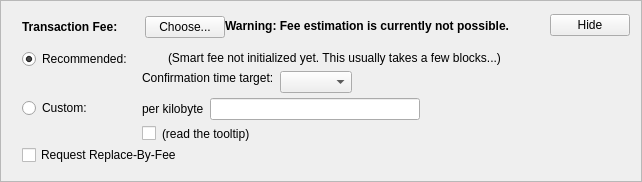
      <widget class="QFrame" name="frameFee">
       <property name="sizePolicy">
        <sizepolicy hsizetype="Preferred" vsizetype="Fixed">
         <horstretch>0</horstretch>
         <verstretch>0</verstretch>
        </sizepolicy>
       </property>
       <property name="frameShape">
        <enum>QFrame::StyledPanel</enum>
       </property>
       <property name="frameShadow">
        <enum>QFrame::Raised</enum>
       </property>
       <layout class="QVBoxLayout" name="verticalLayout_3">
        <item>
         <layout class="QVBoxLayout" name="verticalLayoutFee2" stretch="0,0,0">
          <property name="spacing">
           <number>0</number>
          </property>
          <property name="leftMargin">
           <number>10</number>
          </property>
          <property name="topMargin">
           <number>0</number>
          </property>
          <item>
           <layout class="QHBoxLayout" name="horizontalLayoutFee1">
            <property name="bottomMargin">
             <number>0</number>
            </property>
            <item>
             <layout class="QVBoxLayout" name="verticalLayoutFee7">
              <property name="spacing">
               <number>0</number>
              </property>
              <item>
               <spacer name="verticalSpacerSmartFee">
                <property name="orientation">
                 <enum>Qt::Vertical</enum>
                </property>
                <property name="sizeType">
                 <enum>QSizePolicy::Fixed</enum>
                </property>
                <property name="sizeHint" stdset="0">
                 <size>
                  <width>1</width>
                  <height>4</height>
                 </size>
                </property>
               </spacer>
              </item>
              <item>
               <layout class="QHBoxLayout" name="horizontalLayoutSmartFee">
                <property name="spacing">
                 <number>10</number>
                </property>
                <item>
                 <widget class="QLabel" name="labelFeeHeadline">
                  <property name="sizePolicy">
                   <sizepolicy hsizetype="Preferred" vsizetype="Maximum">
                    <horstretch>0</horstretch>
                    <verstretch>0</verstretch>
                   </sizepolicy>
                  </property>
                  <property name="font">
                   <font>
                    <weight>75</weight>
                    <bold>true</bold>
                   </font>
                  </property>
                  <property name="styleSheet">
                   <string notr="true">font-weight:bold;</string>
                  </property>
                  <property name="text">
                   <string>Transaction Fee:</string>
                  </property>
                 </widget>
                </item>
                <item>
                 <widget class="QLabel" name="labelFeeMinimized">
                  <property name="text">
                   <string/>
                  </property>
                 </widget>
                </item>
                <item>
                 <widget class="QPushButton" name="buttonChooseFee">
                  <property name="text">
                   <string>Choose...</string>
                  </property>
                 </widget>
                </item>
               </layout>
              </item>
              <item>
               <spacer name="verticalSpacer_5">
                <property name="orientation">
                 <enum>Qt::Vertical</enum>
                </property>
                <property name="sizeHint" stdset="0">
                 <size>
                  <width>1</width>
                  <height>1</height>
                 </size>
                </property>
               </spacer>
              </item>
             </layout>
            </item>
            <item>
             <widget class="QLabel" name="fallbackFeeWarningLabel">
              <property name="font">
               <font>
                <weight>75</weight>
                <bold>true</bold>
               </font>
              </property>
              <property name="toolTip">
               <string>Using the fallbackfee can result in sending a transaction that will take several hours or days (or never) to confirm. Consider choosing your fee manually or wait until you have validated the complete chain.</string>
              </property>
              <property name="text">
               <string>Warning: Fee estimation is currently not possible.</string>
              </property>
              <property name="wordWrap">
               <bool>false</bool>
              </property>
             </widget>
            </item>
            <item>
             <spacer name="horizontalSpacer_5">
              <property name="orientation">
               <enum>Qt::Horizontal</enum>
              </property>
              <property name="sizeType">
               <enum>QSizePolicy::MinimumExpanding</enum>
              </property>
              <property name="sizeHint" stdset="0">
               <size>
                <width>40</width>
                <height>20</height>
               </size>
              </property>
             </spacer>
            </item>
            <item>
             <widget class="QPushButton" name="buttonMinimizeFee">
              <property name="toolTip">
               <string>collapse fee-settings</string>
              </property>
              <property name="text">
               <string>Hide</string>
              </property>
             </widget>
            </item>
           </layout>
          </item>
          <item>
           <widget class="QFrame" name="frameFeeSelection">
            <layout class="QVBoxLayout" name="verticalLayoutFee12">
             <property name="spacing">
              <number>0</number>
             </property>
             <property name="leftMargin">
              <number>0</number>
             </property>
             <property name="topMargin">
              <number>0</number>
             </property>
             <property name="rightMargin">
              <number>0</number>
             </property>
             <property name="bottomMargin">
              <number>0</number>
             </property>
             <item>
              <layout class="QGridLayout" name="gridLayoutFee">
               <property name="topMargin">
                <number>10</number>
               </property>
               <property name="bottomMargin">
                <number>4</number>
               </property>
               <property name="horizontalSpacing">
                <number>10</number>
               </property>
               <property name="verticalSpacing">
                <number>4</number>
               </property>
               <item row="1" column="1">
                <layout class="QVBoxLayout" name="verticalLayoutFee8">
                 <property name="spacing">
                  <number>6</number>
                 </property>
                 <item>
                  <layout class="QHBoxLayout" name="horizontalLayoutFee13">
                   <item>
                    <widget class="QLabel" name="labelCustomPerKilobyte">
                     <property name="toolTip">
                      <string>If the custom fee is set to 1000 satoshis and the transaction is only 250 bytes, then &quot;per kilobyte&quot; only pays 250 satoshis in fee, while &quot;total at least&quot; pays 1000 satoshis. For transactions bigger than a kilobyte both pay by kilobyte.</string>
                     </property>
                     <property name="text">
                      <string>per kilobyte</string>
                     </property>
                    </widget>
                   </item>
                   <item>
                    <widget class="RPGAmountField" name="customFee"/>
                   </item>
                   <item>
                    <spacer name="horizontalSpacer_6">
                     <property name="orientation">
                      <enum>Qt::Horizontal</enum>
                     </property>
                     <property name="sizeHint" stdset="0">
                      <size>
                       <width>1</width>
                       <height>1</height>
                      </size>
                     </property>
                    </spacer>
                   </item>
                  </layout>
                 </item>
                 <item>
                  <layout class="QHBoxLayout" name="horizontalLayoutFee8">
                   <item>
                    <widget class="QCheckBox" name="checkBoxMinimumFee">
                     <property name="toolTip">
                      <string>Paying only the minimum fee is just fine as long as there is less transaction volume than space in the blocks. But be aware that this can end up in a never confirming transaction once there is more demand for rpg transactions than the network can process.</string>
                     </property>
                     <property name="text">
                      <string/>
                     </property>
                    </widget>
                   </item>
                   <item>
                    <widget class="QLabel" name="labelMinFeeWarning">
                     <property name="enabled">
                      <bool>true</bool>
                     </property>
                     <property name="toolTip">
                      <string>Paying only the minimum fee is just fine as long as there is less transaction volume than space in the blocks. But be aware that this can end up in a never confirming transaction once there is more demand for rpg transactions than the network can process.</string>
                     </property>
                     <property name="text">
                      <string>(read the tooltip)</string>
                     </property>
                     <property name="margin">
                      <number>5</number>
                     </property>
                    </widget>
                   </item>
                   <item>
                    <spacer name="horizontalSpacer_7">
                     <property name="orientation">
                      <enum>Qt::Horizontal</enum>
                     </property>
                     <property name="sizeHint" stdset="0">
                      <size>
                       <width>1</width>
                       <height>1</height>
                      </size>
                     </property>
                    </spacer>
                   </item>
                  </layout>
                 </item>
                </layout>
               </item>
               <item row="0" column="0">
                <layout class="QVBoxLayout" name="verticalLayoutFee4" stretch="0,1">
                 <item>
                  <widget class="QRadioButton" name="radioSmartFee">
                   <property name="text">
                    <string>Recommended:</string>
                   </property>
                   <property name="checked">
                    <bool>true</bool>
                   </property>
                   <attribute name="buttonGroup">
                    <string notr="true">groupFee</string>
                   </attribute>
                  </widget>
                 </item>
                 <item>
                  <spacer name="verticalSpacer_2">
                   <property name="orientation">
                    <enum>Qt::Vertical</enum>
                   </property>
                   <property name="sizeHint" stdset="0">
                    <size>
                     <width>1</width>
                     <height>1</height>
                    </size>
                   </property>
                  </spacer>
                 </item>
                </layout>
               </item>
               <item row="1" column="0">
                <layout class="QVBoxLayout" name="verticalLayoutFee9" stretch="0,1">
                 <item>
                  <widget class="QRadioButton" name="radioCustomFee">
                   <property name="text">
                    <string>Custom:</string>
                   </property>
                   <attribute name="buttonGroup">
                    <string notr="true">groupFee</string>
                   </attribute>
                  </widget>
                 </item>
                 <item>
                  <spacer name="verticalSpacer_6">
                   <property name="orientation">
                    <enum>Qt::Vertical</enum>
                   </property>
                   <property name="sizeHint" stdset="0">
                    <size>
                     <width>1</width>
                     <height>1</height>
                    </size>
                   </property>
                  </spacer>
                 </item>
                </layout>
               </item>
               <item row="0" column="1">
                <layout class="QVBoxLayout" name="verticalLayoutFee3" stretch="0,0,1">
                 <property name="spacing">
                  <number>6</number>
                 </property>
                 <property name="topMargin">
                  <number>2</number>
                 </property>
                 <item>
                  <layout class="QHBoxLayout" name="horizontalLayoutFee12">
                   <item>
                    <widget class="QLabel" name="labelSmartFee">
                     <property name="text">
                      <string/>
                     </property>
                     <property name="margin">
                      <number>2</number>
                     </property>
                    </widget>
                   </item>
                   <item>
                    <widget class="QLabel" name="labelFeeEstimation">
                     <property name="text">
                      <string/>
                     </property>
                    </widget>
                   </item>
                   <item>
                    <widget class="QLabel" name="labelSmartFee2">
                     <property name="text">
                      <string>(Smart fee not initialized yet. This usually takes a few blocks...)</string>
                     </property>
                     <property name="margin">
                      <number>2</number>
                     </property>
                    </widget>
                   </item>
                   <item>
                    <spacer name="horizontalSpacer_8">
                     <property name="orientation">
                      <enum>Qt::Horizontal</enum>
                     </property>
                     <property name="sizeHint" stdset="0">
                      <size>
                       <width>1</width>
                       <height>1</height>
                      </size>
                     </property>
                    </spacer>
                   </item>
                  </layout>
                 </item>
                 <item>
                  <layout class="QHBoxLayout" name="horizontalLayoutFee9">
                   <item>
                    <layout class="QVBoxLayout" name="verticalLayoutFee6">
                     <item>
                      <widget class="QLabel" name="labelSmartFee3">
                       <property name="text">
                        <string>Confirmation time target:</string>
                       </property>
                       <property name="margin">
                        <number>2</number>
                       </property>
                      </widget>
                     </item>
                     <item>
                      <spacer name="verticalSpacer_3">
                       <property name="orientation">
                        <enum>Qt::Vertical</enum>
                       </property>
                       <property name="sizeHint" stdset="0">
                        <size>
                         <width>1</width>
                         <height>1</height>
                        </size>
                       </property>
                      </spacer>
                     </item>
                    </layout>
                   </item>
                   <item>
                    <layout class="QVBoxLayout" name="verticalLayoutFee5">
                     <property name="rightMargin">
                      <number>30</number>
                     </property>
                     <item>
                      <layout class="QHBoxLayout" name="horizontalLayoutConfTarget">
                       <property name="bottomMargin">
                        <number>0</number>
                       </property>
                       <item>
                        <widget class="QComboBox" name="confTargetSelector"/>
                       </item>
                       <item>
                        <spacer name="horizontalSpacerConfTarget">
                         <property name="orientation">
                          <enum>Qt::Horizontal</enum>
                         </property>
                         <property name="sizeHint" stdset="0">
                          <size>
                           <width>40</width>
                           <height>20</height>
                          </size>
                         </property>
                        </spacer>
                       </item>
                      </layout>
                     </item>
                    </layout>
                   </item>
                  </layout>
                 </item>
                 <item>
                  <spacer name="verticalSpacer_4">
                   <property name="orientation">
                    <enum>Qt::Vertical</enum>
                   </property>
                   <property name="sizeHint" stdset="0">
                    <size>
                     <width>1</width>
                     <height>1</height>
                    </size>
                   </property>
                  </spacer>
                 </item>
                </layout>
               </item>
              </layout>
             </item>
             <item>
              <widget class="QCheckBox" name="optInRBF">
               <property name="toolTip">
                <string>Indicates that the sender may wish to replace this transaction with a new one paying higher fees (prior to being confirmed).</string>
               </property>
               <property name="text">
                <string>Request Replace-By-Fee</string>
               </property>
              </widget>
             </item>
            </layout>
           </widget>
          </item>
          <item>
           <spacer name="verticalSpacerFee">
            <property name="orientation">
             <enum>Qt::Vertical</enum>
            </property>
            <property name="sizeType">
             <enum>QSizePolicy::Expanding</enum>
            </property>
            <property name="sizeHint" stdset="0">
             <size>
              <width>40</width>
              <height>5</height>
             </size>
            </property>
           </spacer>
          </item>
         </layout>
        </item>
       </layout>
      </widget>
